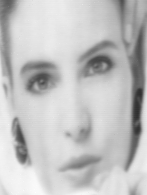
#> input picture Images/coco.bmp, 147 x 195 px, found by its file name
$ python Q6.py
#> lines starting #> are read from the running program, lines starting #| are printed output that depends on the picture
#Coder sous Python l'algorithme de recadrage de dynamique d'une image.

# Path: AnalyseImage\TP1\Q7.py

import os
import numpy as np
import matplotlib.pyplot as plt
import matplotlib.image as mpimg

#Lecture de l'image
image = plt.imread(os.path.dirname(os.path.dirname(os.path.abspath(__file__)))+"\\Images\\coco.bmp")
#> image is the input picture: shape (195, 147); min 46, max 254, mean 193.2

#algorithme de recadrage de dynamique d'une image
def RecadrageDynamique(image):
    # Initialisation
    h, w = image.shape
#> h = 195; w = 147
    image2 = np.zeros((h, w), dtype=np.uint8)
    min = 255
    max = 0

    # Recherche du minimum et du maximum
    for i in range(h):
        for j in range(w):
            if image[i, j] < min:
                min = image[i, j]
            if image[i, j] > max:
                max = image[i, j]
#> after the loop, max = 254; min = 46

    # Recadrage de dynamique
    for i in range(h):
        for j in range(w):
            image2[i, j] = int((image[i, j] - min) * 255 / (max - min))
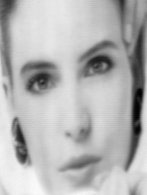
#> image2: shape (195, 147); min 0, max 255, mean 179.9
    return image2

#Recadrage de dynamique de l'image
image2 = RecadrageDynamique(image)

#Affichage de l'image de base
plt.figure()
plt.imshow(image, cmap='gray')
plt.title('Image originale')
plt.axis('off')

#Affichage de l'image transformée
plt.figure()
plt.imshow(image2, cmap='gray')
plt.title('Image transformée')
plt.axis('off')

#Affichage des images
plt.show()
